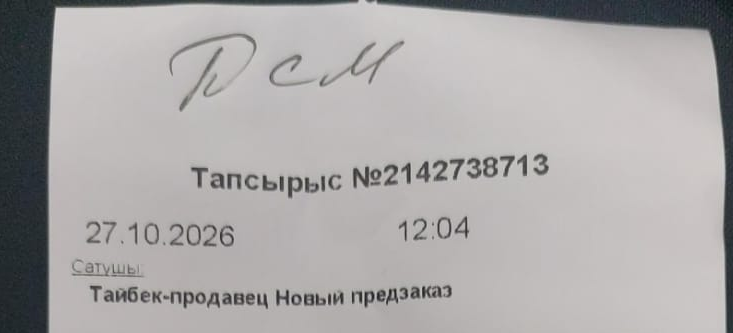
#> input picture data/golden/05a3795bb6774c429d577e8b3dfd7d6b/header.png, 733 x 333 px, given as the content of the folder data/in_data, which was not available
$ python center_rotation_all.py
#> lines starting #> are read from the running program, lines starting #| are printed output that depends on the picture; after the words box and inside, x2 and y2 are one past the last pixel; in counts of white or black regions, pixels touching at a corner belong together; pictures that were not available may be replaced by others from this repository, and a replacement may not be noted
#> further down, img is the input picture: shape (333, 733, 3); mean B, G, R 168.5, 168.6, 171.1
### App/table_boundary.py
"""Printed table boundaries, kept separate from perspective quadrilaterals.

Scores rank candidates within one image; they are not calibrated probabilities.
No camera model, convex hull or invented page corners are used here.
"""
from __future__ import annotations

from dataclasses import dataclass

import cv2
import numpy as np

from App.full_grid_boundary import detect_full_grid_boundary

ALGORITHM_VERSION = "table-boundary-2.0"


@dataclass(frozen=True)
class BoundaryOptions:
    max_detection_side: int = 1600
    adaptive_block: int = 31
    adaptive_c: float = 3
    line_length: int = 19
    angle_range: int = 15
    angle_step: int = 3
    closing_sizes: tuple[int, ...] = (3, 5, 7)
    min_area_ratio: float = .004
    min_box_fill: float = .65
    min_segment_fraction: float = .3
    min_grid_lines: int = 3
    max_vertical_lines: int = 6  # Four columns; reject dense barcode stripes.
    polygon_tolerance_px: float = 1.5


def _line_masks(binary: np.ndarray, options: BoundaryOptions) -> list[np.ndarray]:
    masks = []
    n = options.line_length
    radius = (n - 1) / 2
    for base in (0, 90):
        mask = np.zeros_like(binary)
        for angle in range(base - options.angle_range, base + options.angle_range + 1, options.angle_step):
            delta = np.array([np.cos(np.deg2rad(angle)), np.sin(np.deg2rad(angle))]) * radius
            kernel = np.zeros((n, n), np.uint8)
            cv2.line(kernel, tuple(np.rint(radius - delta).astype(int)),
                     tuple(np.rint(radius + delta).astype(int)), 1, 1)
            center = n // 2
            # Bridge small breaks along a line before suppressing letters.
            short = kernel[center - 3:center + 4, center - 3:center + 4]
            joined = cv2.morphologyEx(binary, cv2.MORPH_CLOSE, short)
            mask |= cv2.morphologyEx(joined, cv2.MORPH_OPEN, kernel)
        masks.append(mask)
    return masks


# [41 lines left out: functions _grid_support, _internal_vertical_span, not called in this run]


def detect_table_boundary(image: np.ndarray, options: BoundaryOptions | None = None) -> dict:
    """Return an observed polygon or explicit needs_review, never a fabricated table.

    Angled directional morphology supplies grid evidence. Candidates from several
    gap sizes and edge/threshold masks compete using internal line evidence and
    boundary continuity. Area and rectangularity alone cannot select a table.
    """
    if image is None or image.size == 0:
        raise ValueError("Empty image passed to detect_table_boundary.")
    options = options or BoundaryOptions()
    source_h, source_w = image.shape[:2]
    scale = min(1., options.max_detection_side / max(source_h, source_w))
    work = cv2.resize(image, None, fx=scale, fy=scale) if scale < 1 else image
    gray = cv2.cvtColor(work, cv2.COLOR_BGR2GRAY) if work.ndim == 3 else work
    height, width = gray.shape
    binary = cv2.adaptiveThreshold(gray, 255, cv2.ADAPTIVE_THRESH_GAUSSIAN_C,
                                   cv2.THRESH_BINARY_INV, options.adaptive_block, options.adaptive_c)
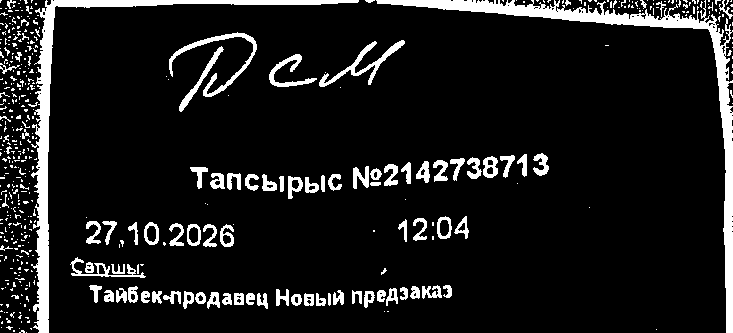
#> binary: shape (333, 733); 10.4% white; 493 white regions (402 under 20 px), largest, box (x1, y1, x2, y2) and area: (376, 0, 733, 333) 6351, (31, 0, 359, 333) 5427, (169, 32, 257, 97) 859
    masks = _line_masks(binary, options)
#> after the loop in _line_masks, `for base in (0, 90):`:
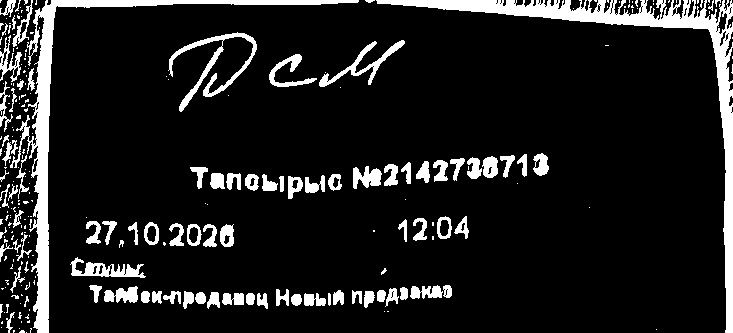
#> joined: shape (333, 733); 12% white; 262 white regions (171 under 20 px), largest, box (x1, y1, x2, y2) and area: (376, 0, 733, 333) 7743, (10, 0, 359, 333) 6339, (168, 32, 257, 112) 1276
#> after the loop in _line_masks, `for base in (0, 90):`:
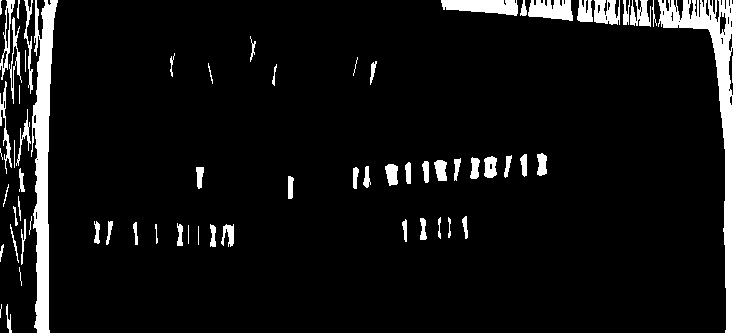
#> mask: shape (333, 733); 7.2% white; 67 white regions (8 under 20 px), largest, box (x1, y1, x2, y2) and area: (658, 0, 733, 333) 4656, (31, 0, 58, 333) 4526, (441, 0, 518, 16) 916
#> after the loop in _line_masks, `for base in (0, 90):`: masks = 2 items
#> masks = 2 items
    network = cv2.morphologyEx(masks[0] | masks[1], cv2.MORPH_CLOSE, np.ones((5, 5), np.uint8))
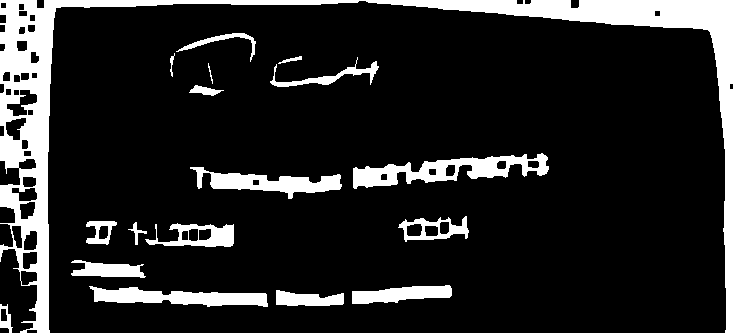
#> network: shape (333, 733); 14.7% white; 18 white regions, largest, box (x1, y1, x2, y2) and area: (0, 0, 733, 333) 21739, (353, 153, 549, 189) 2971, (89, 286, 268, 307) 2167
    segments = []
    for mask in masks:
        lines = cv2.HoughLinesP(mask, 1, np.pi / 360, 25, minLineLength=25, maxLineGap=12)
        segments.append(np.empty((0, 4), np.int32) if lines is None else lines.reshape(-1, 4))
#> this loop made 2 passes
#> after the loop, segments = 2 items

    candidates = []
    outline_candidates = []
    for source_name, source in (("grid", network), ("adaptive", binary), ("edges", cv2.Canny(gray, 20, 80))):
        for gap in options.closing_sizes:
            closed = cv2.morphologyEx(source, cv2.MORPH_CLOSE, np.ones((gap, gap), np.uint8))
            contours, _ = cv2.findContours(closed, cv2.RETR_LIST, cv2.CHAIN_APPROX_SIMPLE)
            for contour in contours:
                area = cv2.contourArea(contour)
                x, y, w, h = bounds = cv2.boundingRect(contour)
                if area < height * width * options.min_area_ratio or w < 50 or h < 30:
                    continue
                if x < 2 or y < 2 or x + w > width - 2 or y + h > height - 2:
                    continue
                if area / (w * h) < options.min_box_fill:
                    continue
                support = _grid_support(segments, bounds, options)
                local = contour - np.array([[[x, y]]], np.int32)
                fill = np.zeros((h, w), np.uint8)
                cv2.drawContours(fill, [local], -1, 255, -1)
                inside = cv2.erode(fill, np.ones((11, 11), np.uint8), borderType=cv2.BORDER_CONSTANT, borderValue=0) > 0
                ink = sum(np.count_nonzero(mask[y:y+h, x:x+w][inside]) for mask in masks)
                continuity = max(1., cv2.arcLength(contour, True) / (2 * (w + h)))
                score = ink / np.sqrt(area) * min(support[0], 16) * min(support[1], 5) / continuity ** 4
                unweighted_score = score
                column_span = _internal_vertical_span(segments[1], bounds)
                score *= min(1., column_span / .9) ** 4
                candidate = dict(contour=contour, score=float(score), area=area, bounds=bounds,
                                 support=support, source=source_name, gap=gap, continuity=continuity,
                                 column_span=column_span, unweighted_score=unweighted_score)
                # A clean isolated outline is useful for scans and synthetic fixtures.
                # It remains explicitly unverified without an internal printed grid.
                if source_name == "edges" and continuity < 1.3:
                    outline_candidates.append(candidate)
                if min(support) >= options.min_grid_lines and support[1] <= options.max_vertical_lines:
                    candidates.append(candidate)
#> this loop made 3 passes
#> source_name on passes 1 to 3: 'grid', 'adaptive', 'edges'
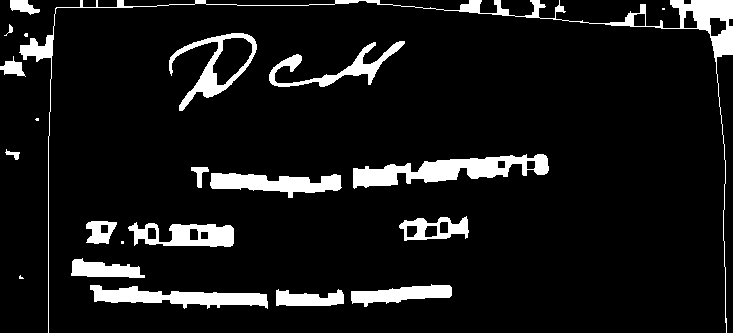
#> closed: shape (333, 733); 8.9% white; 22 white regions (5 under 20 px), largest, box (x1, y1, x2, y2) and area: (19, 0, 733, 333) 4544, (353, 154, 549, 189) 3195, (90, 285, 268, 309) 2186
#> after the loop, candidates = []; outline_candidates = []

    warnings = []
    if not candidates and np.mean(gray > 245) > .9 and outline_candidates:
        candidates = [max(outline_candidates, key=lambda c: c["area"])]
        warnings.append("outline_without_grid")
    if not candidates:
        return dict(polygon=None, status="needs_review", warnings=["table_boundary_not_found"],
                    algorithm_version=ALGORITHM_VERSION, candidates=[])

    candidates.sort(key=lambda c: c["score"], reverse=True)
    best = candidates[0]
    # Short intact cells can outrank a complete grid with broken separators.
    # Prefer the enclosing multi-row hypothesis, but make that ambiguity explicit.
    if best["support"][0] <= 4:
        bx, by, bw, bh = best["bounds"]
        enclosing = []
        for candidate in candidates:
            cx, cy, cw, ch = candidate["bounds"]
            if (candidate["area"] > best["area"] * 4 and candidate["support"][0] >= 6
                    and cx <= bx and cy <= by and cx+cw >= bx+bw and cy+ch >= by+bh
                    and candidate["unweighted_score"] > best["unweighted_score"]):
                enclosing.append(candidate)
        if enclosing:
            best = max(enclosing, key=lambda c: (c["support"][0], c["unweighted_score"]))
            warnings.append("partial_and_full_table_candidates")
    x, y, w, h = best["bounds"]
    fill = np.zeros((h, w), np.uint8)
    cv2.drawContours(fill, [best["contour"] - np.array([[[x, y]]], np.int32)], -1, 255, -1)
    # Remove narrow connected text spurs without filling concavities or taking a hull.
    cleaned = cv2.morphologyEx(fill, cv2.MORPH_OPEN, cv2.getStructuringElement(cv2.MORPH_ELLIPSE, (5, 5)))
    contours, _ = cv2.findContours(cleaned, cv2.RETR_EXTERNAL, cv2.CHAIN_APPROX_SIMPLE)
    boundary = max(contours, key=cv2.contourArea) + np.array([[[x, y]]], np.int32)
    polygon = cv2.approxPolyDP(boundary, max(options.polygon_tolerance_px, min(6., .008 * min(w, h))), True).reshape(-1, 2).astype(np.float32)
    # Actual per-axis resize factors avoid rounding errors on non-square images.
    polygon *= np.array([source_w / width, source_h / height], np.float32)
    if best["continuity"] > 1.15:
        warnings.append("boundary_has_gaps_or_attached_text")
    for other in candidates[1:]:
        if other["score"] < best["score"] * .85:
            break
        ox, oy, ow, oh = other["bounds"]
        intersection = max(0, min(x+w, ox+ow) - max(x, ox)) * max(0, min(y+h, oy+oh) - max(y, oy))
        union = w*h + other["bounds"][2]*other["bounds"][3] - intersection
        if intersection / max(union, 1) < .8:
            warnings.append("ambiguous_boundary_candidates")
            break

    def metadata(c):
        return {key: c[key] for key in ("score", "area", "bounds", "support", "source", "gap", "continuity", "column_span")}

    # A hand or a dark annotation can close a single row into a high-scoring
    # contour.  It must not become the OCR table.  Only for an already
    # suspicious *and* implausibly small candidate, look for an independently
    # supported full printed grid in the original-resolution image.
    partial = w / width < .45 or h / height < .20
    if warnings and partial:
        fallback_polygon, fallback = detect_full_grid_boundary(image)
        if fallback_polygon is not None:
            fallback_selected = dict(source="full_grid_rules", bounds=[float(fallback_polygon[:, 0].min()),
                                     float(fallback_polygon[:, 1].min()), float(np.ptp(fallback_polygon[:, 0])),
                                     float(np.ptp(fallback_polygon[:, 1]))], **fallback)
            return dict(polygon=fallback_polygon, status="needs_review",
                        warnings=warnings + ["partial_contour_replaced_by_full_grid_hypothesis"],
                        algorithm_version=ALGORITHM_VERSION, selected=fallback_selected,
                        candidates=[metadata(c) for c in candidates[:10]])
    return dict(polygon=polygon, status="needs_review" if warnings else "detected",
                warnings=warnings, algorithm_version=ALGORITHM_VERSION,
                selected=metadata(best), candidates=[metadata(c) for c in candidates[:10]])

### experiments/center_rotation_all.py
#!/usr/bin/env python
from __future__ import annotations
from pathlib import Path
import json
import cv2
import numpy as np
from App.table_boundary import detect_table_boundary

ROOT = Path('.')
IN = ROOT / 'data' / 'in_data'
OUT = ROOT / 'experiment_outputs' / 'center_rotation_all'
OUT.mkdir(parents=True, exist_ok=True)

# [9 lines left out: function order_points, not called in this run]

files = sorted(IN.glob('*.jp*g')) + sorted(IN.glob('*.png'))
stats = {'files_tested':0,'ok':0,'failed':0}
for f in files:
    stats['files_tested'] += 1
    img = cv2.imread(str(f))
    if img is None:
        stats['failed'] += 1
        print(f'{stats["files_tested"]}. {f.name}: FAIL (read error)')
        continue
    safe = f.stem.replace(' ','_')[:40]
    cv2.imwrite(str(OUT / f'{safe}_before.png'), img)
    b = detect_table_boundary(img)
#> b = 5 items
    if b.get('status') != 'detected':
        stats['failed'] += 1
        print(f'{stats["files_tested"]}. {f.name}: FAIL boundary={b.get("status")}')
#| 1. header.png: FAIL boundary=needs_review
        continue
    src = order_points(np.array(b['polygon'], dtype=np.float32))
    h,w = img.shape[:2]
    top_vec = src[1]-src[0]; bottom_vec = src[2]-src[3]
    angle = float(np.degrees(np.arctan2((top_vec[1]+bottom_vec[1])/2, (top_vec[0]+bottom_vec[0])/2)))
    center = np.mean(src, axis=0)
    M = cv2.getRotationMatrix2D(tuple(center), angle, 1.0)
    cos = abs(M[0,0]); sin = abs(M[0,1])
    nw = int((h*sin)+(w*cos)); nh = int((h*cos)+(w*sin))
    M[0,2] += (nw/2)-center[0]; M[1,2] += (nh/2)-center[1]
    rotated = cv2.warpAffine(img, M, (nw,nh), flags=cv2.INTER_CUBIC, borderMode=cv2.BORDER_CONSTANT, borderValue=(255,255,255))
    cv2.imwrite(str(OUT / f'{safe}_before.png'), img)
    cv2.imwrite(str(OUT / f'{safe}_rotated.png'), rotated)
    stats['ok'] += 1
    print(f'{stats["files_tested"]}. {f.name}: OK angle={angle:.2f}')

print(json.dumps(stats, indent=2))
print('out:', OUT)
